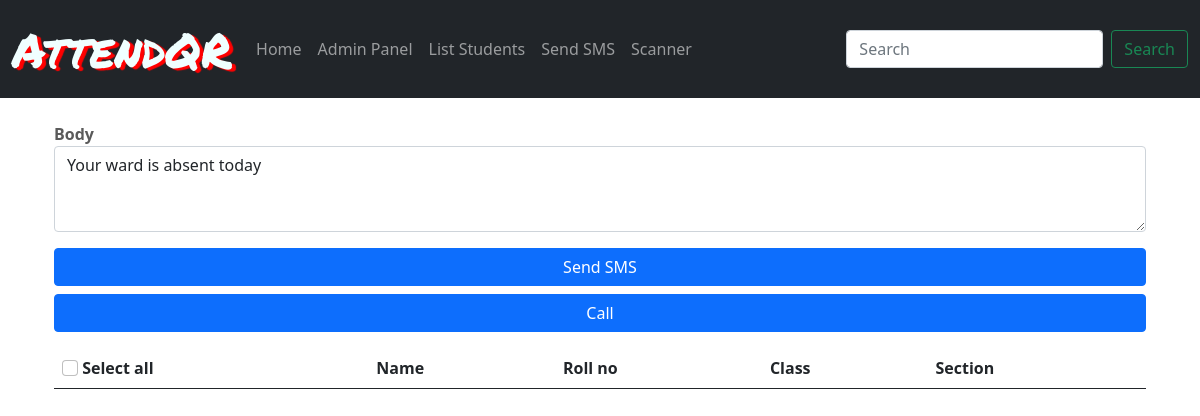
Before: /sms/ (signed in) with the older database file.
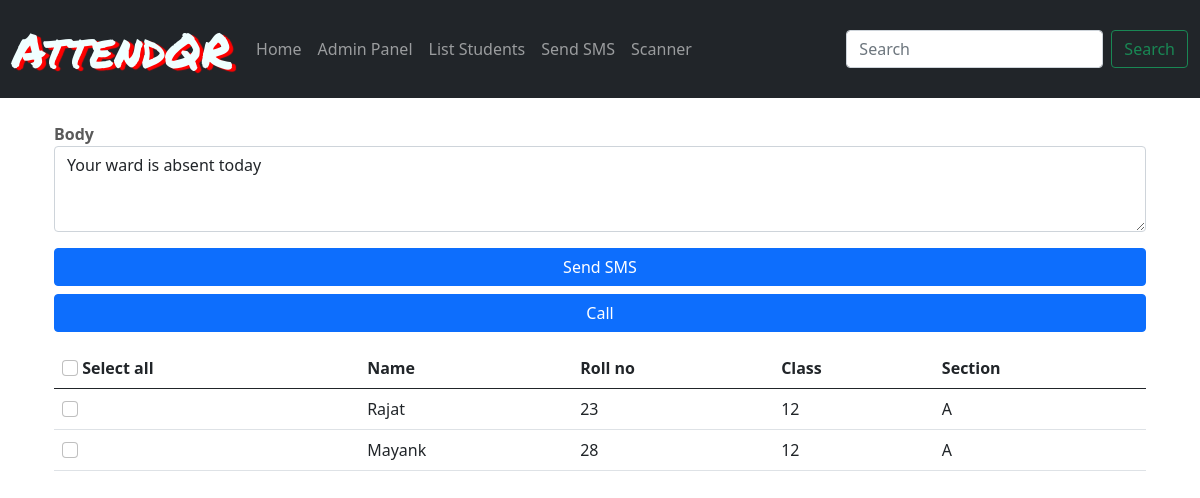
After: the same page with the newer database file.
### students/models.py (models this page shows, shortened)
class studentsList(models.Model):
    section_names=[
        ('A','science'),
        ('C','commerce'),
        ('H','humanity')]
    name=models.CharField(null=False,max_length=255)
    email=models.EmailField(null=True)
    parent_name=models.CharField(max_length=255)
    standard=models.IntegerField()
    phone=models.BigIntegerField(null=True)
    section=models.CharField(max_length=6,choices=section_names)
    rollno=models.IntegerField(default=0)

### sms/views.py (the view)
# urls.py: path('sms/', views.sms_home, name='sms_home')
@login_required
def sms_home(request):
    usrs=list(attendon.objects.filter(date=timezone.now()).values_list('student', flat=True))
    students=studentsList.objects.exclude(pk__in=usrs)
    context={
        'students':students
    }
    return render(request,'sms.html',context)

### sms/templates/sms.html (shortened to what this page needs)
{% extends 'base.html' %}
{% load static %}
{% block content %}
<div class="container p-4">
 <div class="form-group">
   <label for=""><b>Body</b></label>
   <textarea class="form-control" name="" id="txtdata" rows="3">Your ward is absent today</textarea>
   <div class="d-grid gap-2 py-3">
    <button class="btn btn-primary" type="button" id="smsbtn">Send SMS</button>
    <button class="btn btn-primary" type="button" id="callbtn">Call</button>
  </div>
  </div>
 <table class="table table-hover">
  <thead>
    <tr>
      <th scope="col"><input class="form-check-input" type="checkbox" id="selectall">&nbsp;Select all</th>
      <th scope="col">Name</th>
      <th scope="col">Roll no</th>
      <th scope="col">Class</th>
      <th scope="col">Section</th>
    </tr>
  </thead>
  <tbody>
    {% for stu in students %}
    <tr>
      <th scope="row"><input class="form-check-input" type="checkbox" value="{{stu.id}}" id="user"></th>
      <td>{{stu.name}}</td>
      <td>{{stu.rollno}}</td>
      <td>{{stu.standard}}</td>
      <td>{{stu.section}}</td>
    </tr>
    {% endfor %}
  </tbody>
</table>
</div>
{% endblock %}

Changed rows visible on the page:
added studentsList: name "Rajat", rollno "23", standard "12", section "A"
added studentsList: name "Mayank", rollno "28", standard "12", section "A"
